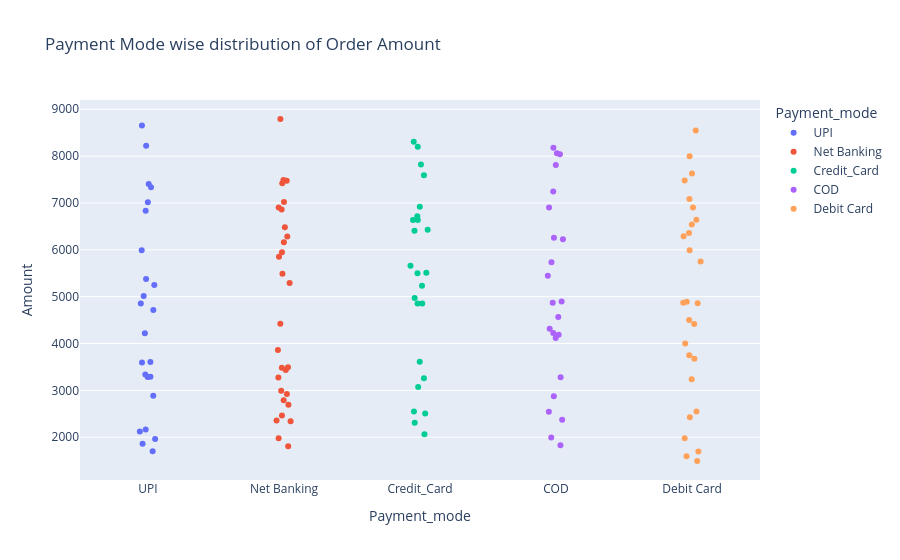

The cell this chart's notebook holds for it:
### Markdown cell above
#### 1.8 Examination of transaction patterns.

### Code cell
px.strip(data_frame=orders,x='Payment_mode',y='Amount',color='Payment_mode',
         title='Payment Mode wise distribution of Order Amount')

### Figure 1 — Plotly figure (JSON) as saved in the notebook; plotly's stock layout.template omitted (floating-point values rounded to 4 significant figures)
{"data": [{"alignmentgroup": "True", "boxpoints": "all", "fillcolor": "rgba(255,255,255,0)", "hoveron": "points", "hovertemplate": "Payment_mode=%{x}<br>Amount=%{y}<extra></extra>", "legendgroup": "UPI", "line": {"color": "rgba(255,255,255,0)"}, "marker": {"color": "#636efa"}, "name": "UPI", "offsetgroup": "UPI", "orientation": "v", "pointpos": 0, "showlegend": true, "type": "box", "x": ["UPI", "UPI", "UPI", "UPI", "UPI", "UPI", "UPI", "UPI", "UPI", "UPI", "UPI", "UPI", "UPI", "UPI", "UPI", "UPI", "UPI", "UPI", "UPI", "UPI", "UPI", "UPI", "UPI", "UPI"], "x0": " ", "xaxis": "x", "y": [2123.0, 4221.0, 3337.0, 6836.0, 8654.0, 5247.0, 5375.0, 2165.0, 7403.0, 1700.0, 4853.0, 3290.0, 3594.0, 2883.0, 1962.0, 5992.0, 4716.0, 7333.0, 5014.0, 8219.0, 1861.0, 3285.0, 7017.0, 3606.0], "y0": " ", "yaxis": "y"}, {"alignmentgroup": "True", "boxpoints": "all", "fillcolor": "rgba(255,255,255,0)", "hoveron": "points", "hovertemplate": "Payment_mode=%{x}<br>Amount=%{y}<extra></extra>", "legendgroup": "Net Banking", "line": {"color": "rgba(255,255,255,0)"}, "marker": {"color": "#EF553B"}, "name": "Net Banking", "offsetgroup": "Net Banking", "orientation": "v", "pointpos": 0, "showlegend": true, "type": "box", "x": ["Net Banking", "Net Banking", "Net Banking", "Net Banking", "Net Banking", "Net Banking", "Net Banking", "Net Banking", "Net Banking", "Net Banking", "Net Banking", "Net Banking", "Net Banking", "Net Banking", "Net Banking", "Net Banking", "Net Banking", "Net Banking", "Net Banking", "Net Banking", "Net Banking", "Net Banking", "Net Banking", "Net Banking", "Net Banking", "Net Banking", "Net Banking", "Net Banking", "Net Banking"], "x0": " ", "xaxis": "x", "y": [2788.0, 3495.0, 5490.0, 2356.0, 5851.0, 7419.0, 1978.0, 3859.0, 6859.0, 7476.0, 7489.0, 6482.0, 4422.0, 5291.0, 2463.0, 7019.0, 2920.0, 5950.0, 8792.0, 6163.0, 2342.0, 3436.0, 6285.0, 6901.0, 2994.0, 3481.0, 3276.0, 2694.0, 1808.0], "y0": " ", "yaxis": "y"}, {"alignmentgroup": "True", "boxpoints": "all", "fillcolor": "rgba(255,255,255,0)", "hoveron": "points", "hovertemplate": "Payment_mode=%{x}<br>Amount=%{y}<extra></extra>", "legendgroup": "Credit_Card", "line": {"color": "rgba(255,255,255,0)"}, "marker": {"color": "#00cc96"}, "name": "Credit_Card", "offsetgroup": "Credit_Card", "orientation": "v", "pointpos": 0, "showlegend": true, "type": "box", "x": ["Credit_Card", "Credit_Card", "Credit_Card", "Credit_Card", "Credit_Card", "Credit_Card", "Credit_Card", "Credit_Card", "Credit_Card", "Credit_Card", "Credit_Card", "Credit_Card", "Credit_Card", "Credit_Card", "Credit_Card", "Credit_Card", "Credit_Card", "Credit_Card", "Credit_Card", "Credit_Card", "Credit_Card", "Credit_Card", "Credit_Card", "Credit_Card"], "x0": " ", "xaxis": "x", "y": [3072.0, 2306.0, 2551.0, 3256.0, 3609.0, 7594.0, 7823.0, 2063.0, 6920.0, 4856.0, 4855.0, 5658.0, 8308.0, 8198.0, 6637.0, 2506.0, 6428.0, 6636.0, 5502.0, 5230.0, 4970.0, 5510.0, 6409.0, 6716.0], "y0": " ", "yaxis": "y"}, {"alignmentgroup": "True", "boxpoints": "all", "fillcolor": "rgba(255,255,255,0)", "hoveron": "points", "hovertemplate": "Payment_mode=%{x}<br>Amount=%{y}<extra></extra>", "legendgroup": "COD", "line": {"color": "rgba(255,255,255,0)"}, "marker": {"color": "#ab63fa"}, "name": "COD", "offsetgroup": "COD", "orientation": "v", "pointpos": 0, "showlegend": true, "type": "box", "x": ["COD", "COD", "COD", "COD", "COD", "COD", "COD", "COD", "COD", "COD", "COD", "COD", "COD", "COD", "COD", "COD", "COD", "COD", "COD", "COD", "COD", "COD", "COD"], "x0": " ", "xaxis": "x", "y": [5736.0, 4872.0, 7811.0, 7244.0, 4188.0, 8178.0, 2544.0, 1828.0, 4567.0, 8040.0, 4899.0, 5449.0, 1995.0, 6901.0, 3279.0, 2873.0, 2371.0, 4315.0, 6224.0, 6256.0, 8061.0, 4117.0, 4226.0], "y0": " ", "yaxis": "y"}, {"alignmentgroup": "True", "boxpoints": "all", "fillcolor": "rgba(255,255,255,0)", "hoveron": "points", "hovertemplate": "Payment_mode=%{x}<br>Amount=%{y}<extra></extra>", "legendgroup": "Debit Card", "line": {"color": "rgba(255,255,255,0)"}, "marker": {"color": "#FFA15A"}, "name": "Debit Card", "offsetgroup": "Debit Card", "orientation": "v", "pointpos": 0, "showlegend": true, "type": "box", "x": ["Debit Card", "Debit Card", "Debit Card", "Debit Card", "Debit Card", "Debit Card", "Debit Card", "Debit Card", "Debit Card", "Debit Card", "Debit Card", "Debit Card", "Debit Card", "Debit Card", "Debit Card", "Debit Card", "Debit Card", "Debit Card", "Debit Card", "Debit Card", "Debit Card", "Debit Card", "Debit Card", "Debit Card", "Debit Card", "Debit Card", "Debit Card"], "x0": " ", "xaxis": "x", "y": [1593.0, 3998.0, 7628.0, 1978.0, 5992.0, 4417.0, 7480.0, 4892.0, 4859.0, 3239.0, 4868.0, 7084.0, 2547.0, 7995.0, 4504.0, 6291.0, 6642.0, 8545.0, 6357.0, 3750.0, 2427.0, 5749.0, 1697.0, 6906.0, 1492.0, 3672.0, 6542.0], "y0": " ", "yaxis": "y"}], "layout": {"boxmode": "overlay", "legend": {"title": {"text": "Payment_mode"}, "tracegroupgap": 0}, "title": {"text": "Payment Mode wise distribution of Order Amount"}, "xaxis": {"anchor": "y", "categoryarray": ["UPI", "Net Banking", "Credit_Card", "COD", "Debit Card"], "categoryorder": "array", "domain": [0, 1], "title": {"text": "Payment_mode"}}, "yaxis": {"anchor": "x", "domain": [0, 1], "title": {"text": "Amount"}}}}
